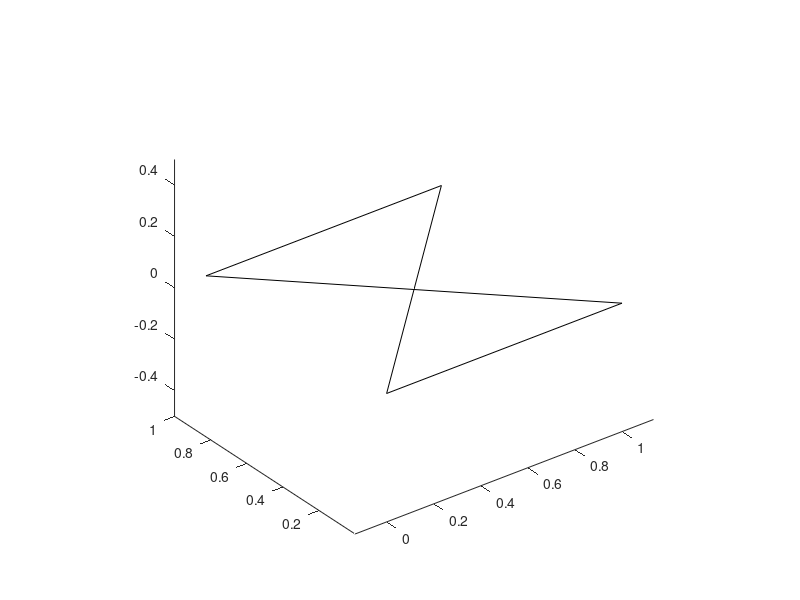

The MATLAB script that drew this image:
% Regression test function (black blox) for FreeMat v4.0
% This function is autogenerated by helpgen.
function bbtest_success = bbtest_patch
  bbtest_success = 1;
NumErrors = 0;
try
  x = [ 0 1 0 1];

catch
  NumErrors = NumErrors + 1;
end
try
  y = [ 0 0 1 1];

catch
  NumErrors = NumErrors + 1;
end
try
  c = [ 1 1 1 ];

catch
  NumErrors = NumErrors + 1;
end
try
  patch(x,y,c)

catch
  NumErrors = NumErrors + 1;
end
try
  axis equal

catch
  NumErrors = NumErrors + 1;
end
try
  view(3)

catch
  NumErrors = NumErrors + 1;
end
try
  mprint patch1

catch
  NumErrors = NumErrors + 1;
end
if (NumErrors ~= 0) bbtest_success = 0; return; end
